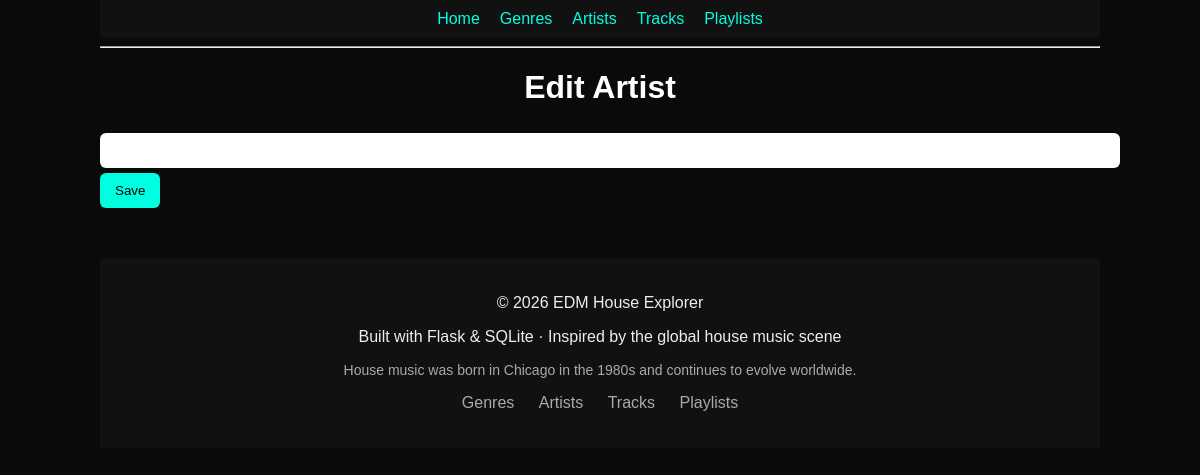
The page /edit_artist/1 on the database as committed earlier.
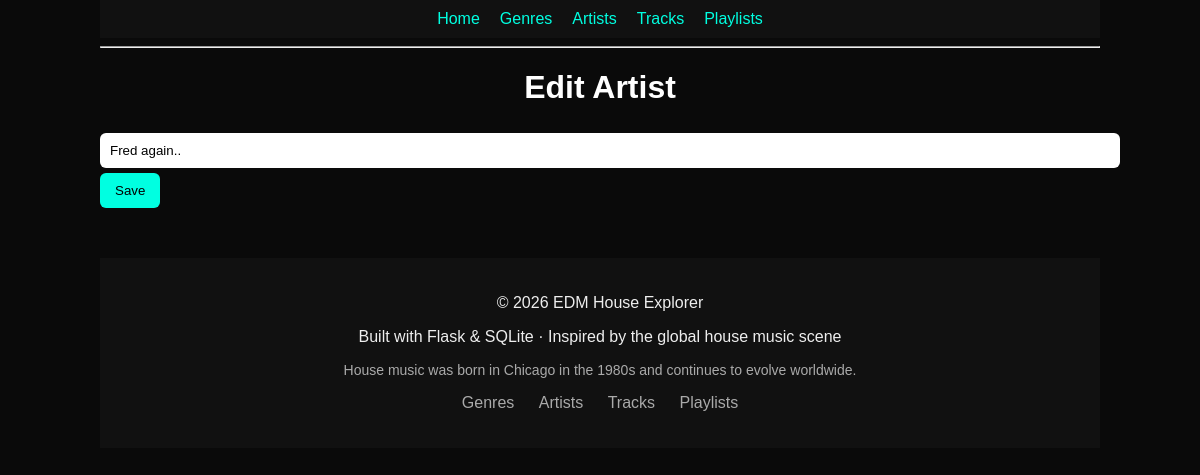
The same page on the database as committed later.
### tables this page shows
CREATE TABLE artists (
        id INTEGER PRIMARY KEY AUTOINCREMENT,
        name TEXT NOT NULL,
        image TEXT,
        about TEXT
    );

### app.py (the view)
@app.route("/edit_artist/<int:id>", methods=["GET", "POST"])
def edit_artist(id):
    conn = sqlite3.connect("database.db")
    cursor = conn.cursor()
    if request.method == "POST":
        name = request.form["name"]
        cursor.execute("UPDATE artists SET name=? WHERE id=?", (name, id))
        conn.commit()
        conn.close()
        return redirect("/artists")
    cursor.execute("SELECT * FROM artists WHERE id=?", (id,))
    artist = cursor.fetchone()
    conn.close()
    return render_template("edit_artist.html", artist=artist)

### templates/edit_artist.html
{% extends "base.html" %}
{% block content %}
<h1>Edit Artist</h1>
<form method="POST">
    <input type="text" name="name" value="{{ artist[1] }}" required>
    <button type="submit">Save</button>
</form>
{% endblock %}

Rows that differ between the two databases and show on the page:
added artists: name "Fred again.."
